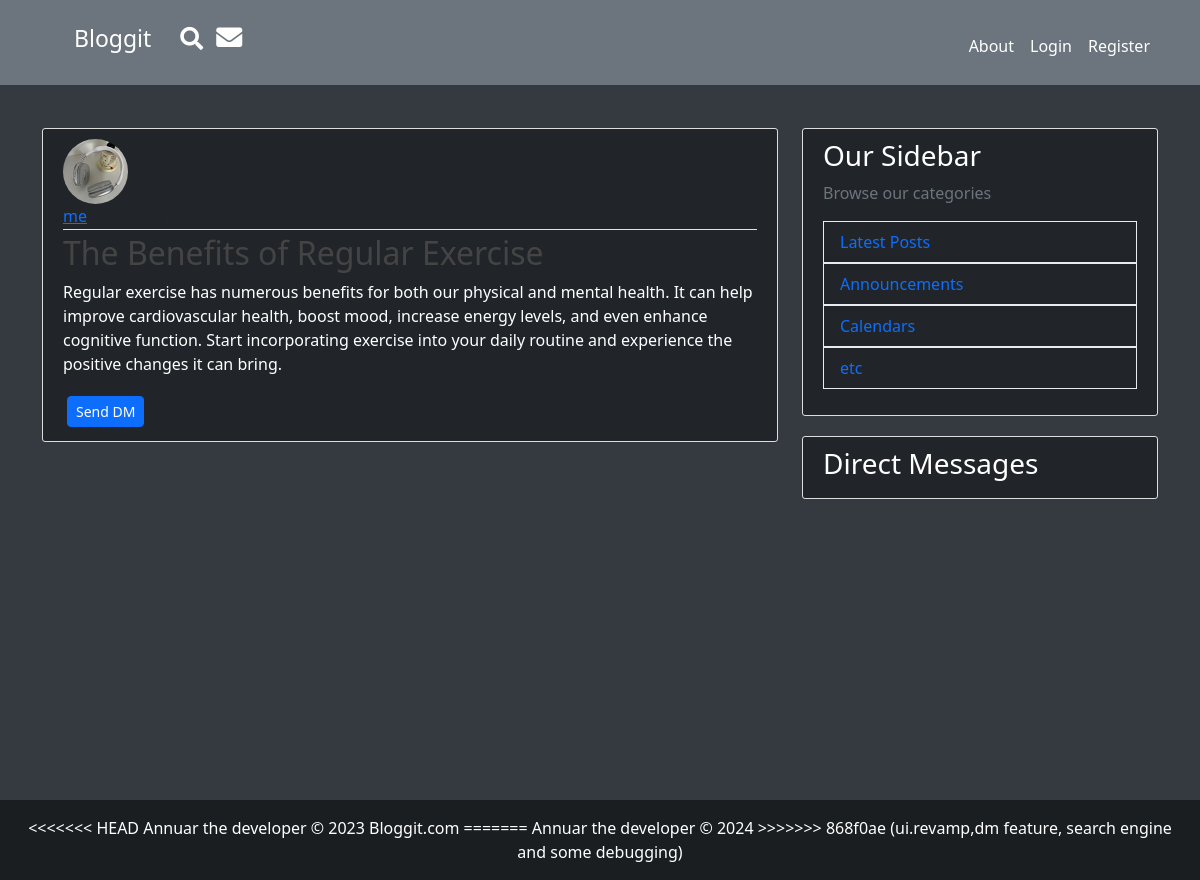
The app's page /post/4 with its own data.
### flaskblog/models.py (models this page shows, shortened)
class User(db.Model, UserMixin):
    id = db.Column(db.Integer, primary_key=True)
    username = db.Column(db.String(20), unique=True, nullable=False)
    email = db.Column(db.String(120), unique=True, nullable=False)
    image_file = db.Column(db.String(20), nullable=False, default='default.jpeg')
    password = db.Column(db.String(60), nullable=False)
    post = db.relationship('Post', backref='author', lazy=True)
    sent_messages = db.relationship('Message', foreign_keys='Message.sender_id', backref='sender', lazy='dynamic')
    received_messages = db.relationship('Message', foreign_keys='Message.recipient_id', backref='recipient', lazy='dynamic')

class Post(db.Model):
    id = db.Column(db.Integer, primary_key=True)
    title = db.Column(db.String(100), nullable=False)
    date_posted = db.Column(db.DateTime, nullable=False, default=datetime.utcnow)
    content = db.Column(db.Text, nullable=False)
    user_id = db.Column(db.Integer, db.ForeignKey('user.id'), nullable=False)

### flaskblog/routes.py (the view)
@app.route("/post/<int:post_id>")
def post(post_id):
    post = Post.query.get_or_404(post_id)
    return render_template('post.html', title=post.title, post=post)

### flaskblog/templates/post.html (shortened to what this page needs)
{% extends "layout.html" %}
{% block content %}
    <article class="media content-section bg-dark">
        <img class="rounded-circle article-img" src="{{ url_for('static', filename='profile_pics/' + post.author.image_file) }}">
        <div class="media-body">
            <div class="article-metadata">
            <a class="mr-2" href="{{ url_for('user_posts', username=post.author.username) }}">{{ post.author.username }}</a>
            <small class="text-muted">{{ post.date_posted.strftime('%Y-%m-%d') }}</small>
            </div>
            <h2 class="article-title">{{ post.title }}</h2>
            <p class="article-content">{{ post.content }}</p>
            <div>
              {% if post.author != current_user %}
                  <a class="btn btn-primary btn-sm m-1" href="{{ url_for('inbox', recipient_id=post.author.id) }}">Send DM</a>
              {% endif %}
          </div>
        </div>
    </article>
{% endblock content %}

### flaskblog/static/main.css (style rules this page uses)
body { background: #fafafa; color: #333333; margin-top: 5rem; display: flex; flex-direction: column; min-height: 100vh; }
h1, h2, h3, h4, h5, h6 { color: #444444; }
.content-section { background: #ffffff; padding: 10px 20px; border: 1px solid #dddddd; border-radius: 3px; margin-bottom: 20px; }
.article-title { color: #444444; }
.article-content { white-space: pre-line; }
.article-img { height: 65px; width: 65px; margin-right: 16px; }
.article-metadata { padding-bottom: 1px; margin-bottom: 4px; border-bottom: 1px solid #e3e3e3 }

### flaskblog/templates/layout.html (style rules this page uses)
body { background-color: #343a40; color: #ffffff; }

### records on screen
User: image_file (picture), author.username "me"
Post: title "The Benefits of Regular Exercise", content "Regular exercise has numerous benefits for both our physical and mental health. It can help improve cardiovascular health, boost mood, increase energy levels, and even enhance cognitive function. Start incorporating exercise into your daily routine and experience the positive changes it can bring."
